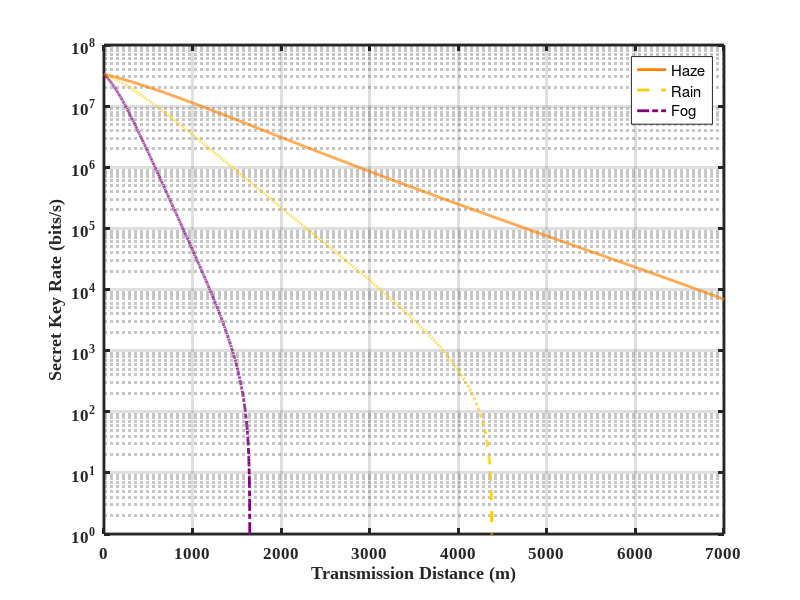

This chart was generated by the following MATLAB code:
clc; clear;
% parameters
mu = 0.5; % Mean Number of Photons/Pulse
alpha_values = [3.8 9.64 28.6]; % Attenuation at Free Space in dB/Km
delta_f = 1e3; % Linewidth in Hz
d_t = 1e-9; % 1/Bit rate
R_b = 1e9; % Bit Rate
D_t = 0.00005; % Transmitter Aperture in Km
D_r = 0.00005; % Recevier Aperture in Km
D = 0.000025; % Beam Divergence
L_FSO = 0:0.001:7; % Transmission Distance in Km
t_B = 0.5; % Transmittance of BS
loss_MZI = 1 * 10^(-0.2); % 2 dB loss in MZI
theta = 0; % Phase difference of two consecutive pulses
eta = 0.5; % Efficiency of Detector
P_d = 2e-7; % Dark Cout Rate in Detector
t_d = 10e-9; % Dead Time in Detector
f_decoy = 0.2; % Probability used to generate the decoy state
duty_cycle_TTL = 0.75; % Duty cycle of TTL pulses
f = 1.16;

figure;
hold on;
colors = {[1.0 0.5 0.0]   
          [1.0 0.8 0.0]   
          [0.5 0.0 0.5]    
};
lines  = {'-','--','-.'};
H2 = @(x) -(x .* log2(max(x,eps)) + (1-x) .* log2(max(1-x,eps)));
for k = 1:length(alpha_values)
    alpha = alpha_values(k);
% Phase Noise at LASER
sigma = sqrt(2*pi*delta_f*d_t);
%Channel transmittance
eta_channel = (D_r./(D_t + D.*L_FSO)).^2 .* 10.^(- alpha .* L_FSO /10);
Photon_count_after_channel = mu * eta_channel * R_b;
%% DATA LINE %%
% After Beam Splitter
Photon_count_after_BS = mu * eta_channel* R_b * t_B;
% Photon Counts considering the SPD efficiency and dark count rate
Photon_count_after_D_d = Photon_count_after_BS .* eta + P_d * R_b;
% Effective time difference between two consecutive pulses at data line
effective_time_difference_D_d = 1./(Photon_count_after_D_d) + t_d;
% Considering the Duty Cycle of TTL Pulses at D_d
effective_counts_D_d = ((1./effective_time_difference_D_d)).* duty_cycle_TTL;
% QBER
Q_data_0 = (P_d*R_b - P_d*R_b*(1- exp(-mu.*eta_channel*eta*t_B)))./(effective_counts_D_d);
Q_data = (P_d*R_b - P_d*R_b*(1- exp(-mu.*eta_channel*eta*t_B)))./(effective_counts_D_d).*100;
%% MONITORING LINE%%
% After Beam Splitter
Photon_count_after_BS = mu *eta_channel* R_b * (1-t_B);
% Photon Counts after MZI
Photon_Count_MZI_Upper = loss_MZI * mu * eta_channel*  R_b * (1-t_B) * ((1+ 1*exp(-(sigma.^2)./2) * cos(theta))/2);
Photon_Count_MZI_Lower = loss_MZI * mu * eta_channel*  R_b * (1-t_B) * ((1- 1*exp(-(sigma.^2)./2) * cos(theta))/2);
% No. of Photons reach at the SPDs
Photon_Count_before_SPD_0 = Photon_Count_MZI_Upper;
Photon_Count_before_SPD_1 = Photon_Count_MZI_Lower;
% Photon Couts considering the SPD efficiency and dark count rate
Photon_Count_after_SPD_0 = Photon_Count_before_SPD_0 * eta + P_d * R_b;
Photon_Count_after_SPD_1 = Photon_Count_before_SPD_1 * eta + P_d * R_b;
% Effective time difference between two consecutive pulses
effective_time_difference_SPD_0 = 1./(Photon_Count_after_SPD_0) + t_d;
effective_time_difference_SPD_1 = 1./(Photon_Count_after_SPD_1) + t_d;
% Considering the Duty Cycle of TTL Pulses
effective_counts_SPD_0 = ((1./effective_time_difference_SPD_0))* duty_cycle_TTL *(2.*f_decoy + (1-f_decoy).^2./2);;
effective_counts_SPD_1 = ((1./effective_time_difference_SPD_1))* duty_cycle_TTL *(2.*f_decoy + (1-f_decoy).^2./2);;
% Considering the Probability factor
total_counts_D_M1 = ((1./effective_time_difference_SPD_0))* duty_cycle_TTL;
total_counts_D_M2 = ((1./effective_time_difference_SPD_1))* duty_cycle_TTL;
% Visibility
V = (total_counts_D_M1 - total_counts_D_M2)./(total_counts_D_M1 + total_counts_D_M2);
% No of counts after Sifting
R_s = effective_counts_D_d * (1 - f_decoy);
% Eve's Information
I_Eve = 0;
zeta_COW = 0;
% Shanon Entropy
H2 = @(x) -(x .* log2(x) + (1 - x) .* log2(1 - x));
H2 = @(x) real((x==0 | x==1).*0 + (x>0 & x<1).*H2(x));
% Secret key rate/s
R = R_s .* (1 - f .* H2(Q_data_0) - I_Eve - zeta_COW);
R(Q_data_0 >= 0.5) = NaN;
R(R <= 0) = NaN;
%% Distance in meters
    L_meter = L_FSO*1000;
    semilogy(L_meter, R,'Color', colors{k},'LineStyle', lines{k},'LineWidth', 2);
set(gca, 'YScale', 'log');
end
xlabel('Transmission Distance (m)', 'FontName', 'Times New Roman', 'FontSize', 16,'FontWeight', 'bold');
xlim([0 7000]);
ylabel('Secret Key Rate (bits/s)', 'FontName', 'Times New Roman', 'FontSize', 16,'FontWeight', 'bold');
ylim([1e0 1e8]);
legend('Haze','Rain','Fog','Location','northeast');
grid on;
box on;
set(gca, 'FontSize', 12, 'FontName', 'Times New Roman', 'LineWidth', 2, 'FontWeight', 'bold');
hold off;
